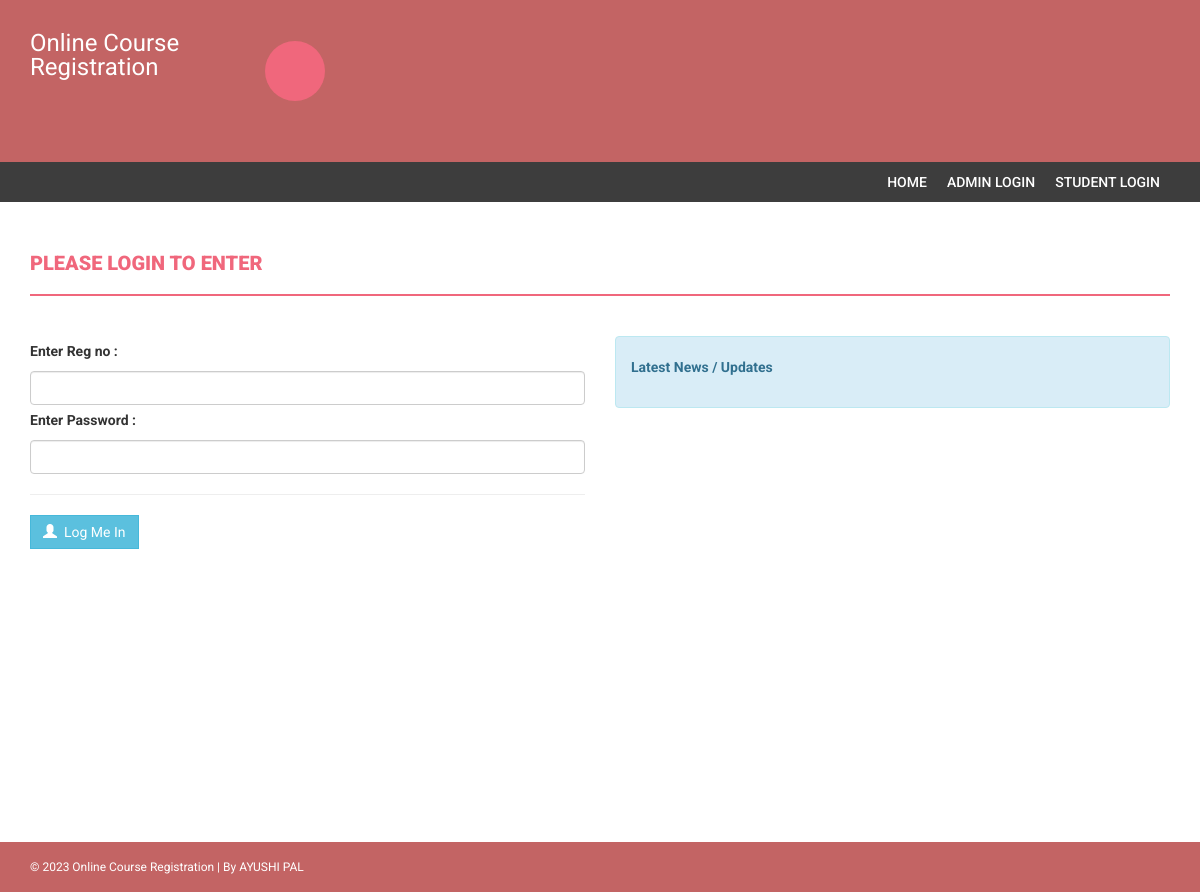
Before: /onlinecourse/index.php with the older database file.
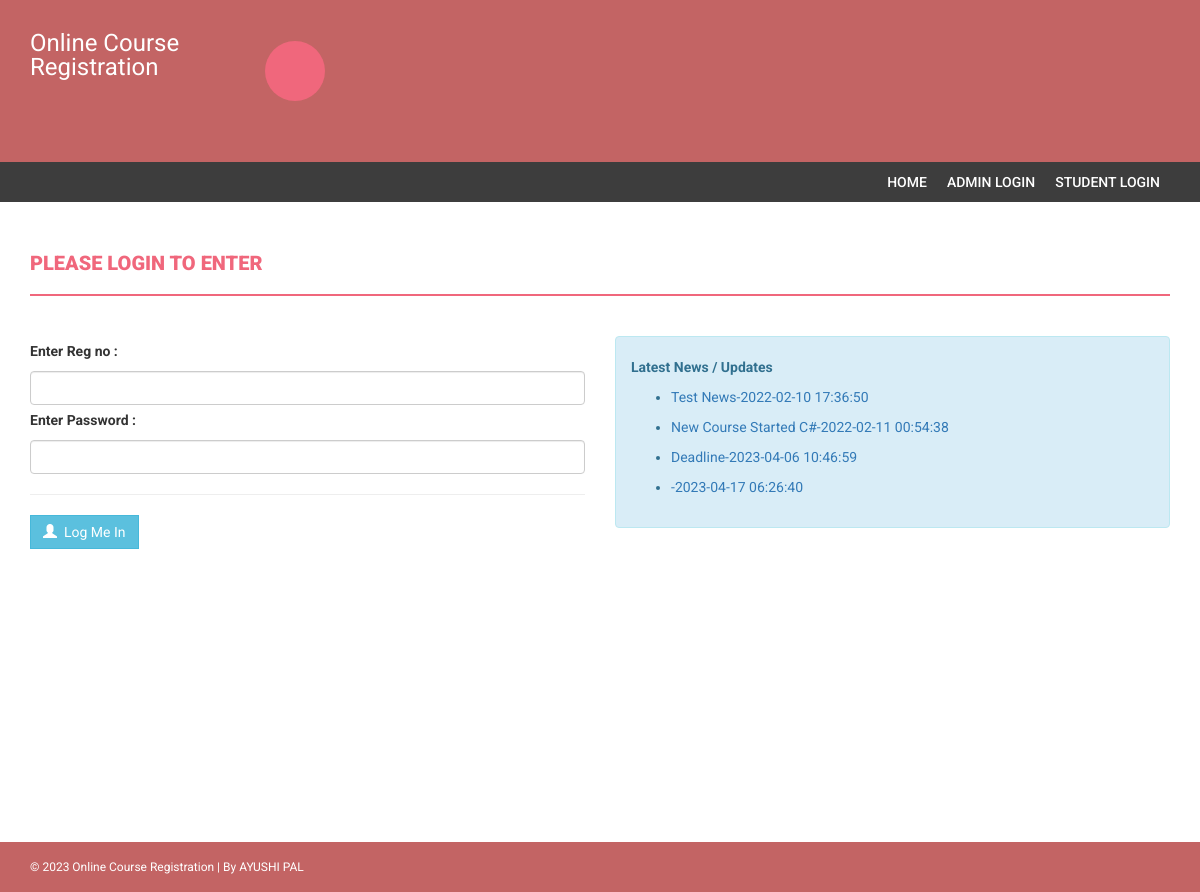
After: the same page with the newer database file.
### tables this page shows
CREATE TABLE `news` (
  `id` int(11) NOT NULL,
  `newstitle` varchar(255) DEFAULT NULL,
  `newsDescription` mediumtext DEFAULT NULL,
  `postingDate` timestamp NULL DEFAULT current_timestamp()
);

### onlinecourse/index.php (the view, shortened to what this page needs)
<!DOCTYPE html>
<html xmlns="http://www.w3.org/1999/xhtml">
<head>
    <link href="assets/css/bootstrap.css" rel="stylesheet" />
    <link href="assets/css/font-awesome.css" rel="stylesheet" />
    <link href="assets/css/style.css" rel="stylesheet" />
</head>
<body>
    <?php include('includes/header.php');?>
<section class="menu-section">
        <div class="container">
            <div class="row">
                <div class="col-md-12">
                    <div class="navbar-collapse collapse ">
                        <ul id="menu-top" class="nav navbar-nav navbar-right">
                             <li><a href="index.php">Home </a></li>
                             <li><a href="admin/">Admin Login </a></li>
                              <li><a href="index.php">Student Login</a></li>
                        </ul>
                    </div>
                </div>
            </div>
        </div>
    </section>
    <div class="content-wrapper">
        <div class="container">
            <div class="row">
                <div class="col-md-12">
                    <h4 class="page-head-line">Please Login To Enter </h4>
                </div>
            </div>
            <form name="admin" method="post">
            <div class="row">
                <div class="col-md-6">
                     <label>Enter Reg no : </label>
                        <input type="text" name="regno" class="form-control"  />
                        <label>Enter Password :  </label>
                        <input type="password" name="password" class="form-control"  />
                        <hr />
                        <button type="submit" name="submit" class="btn btn-info"><span class="glyphicon glyphicon-user"></span> &nbsp;Log Me In </button>&nbsp;
                </div>
                </form>
                <div class="col-md-6">
                    <div class="alert alert-info">
                         <strong> Latest News / Updates</strong>
                         <marquee direction='up'  scrollamount="2" onmouseover="this.stop();" onmouseout="this.start();">
                        <ul>
                            <?php
$sql=mysqli_query($con,"select * from news");
while($row=mysqli_fetch_array($sql))
{
?>
                            <li>
                              <a href="news-details.php?nid=<?php echo htmlentities($row['id']);?>"><?php echo htmlentities($row['newstitle']);?>-<?php echo htmlentities($row['postingDate']);?></a>
                            </li>
                           <?php } ?>
                        </ul>
                    </marquee>
                    </div>
                                    </div>
            </div>
        </div>
    <?php include('includes/footer.php');?>
</body>
</html>

### onlinecourse/includes/header.php (shortened to what this page needs)
<div class="navbar navbar-inverse set-radius-zero">
    <div class="container">
        <div class="navbar-header">
            <a class="navbar-brand" href="#" style="color:#fff; font-size:24px;4px; line-height:24px; ">
               Online Course Registration
            </a>
        </div>
        <div class="left-div">
            <i class="fa f login-icon" ></i>
    </div>
        </div>
    </div>

### onlinecourse/includes/footer.php
<footer>
        <div class="container">
            <div class="row">
                <div class="col-md-12">
                    &copy; <?php echo date('Y');?> Online Course Registration | By AYUSHI PAL</a>
                </div>
            </div>
        </div>
    </footer>

### onlinecourse/assets/css/style.css (style rules this page uses)
body { font-family: 'Roboto', sans-serif; line-height: 30px; }
.set-radius-zero { border-radius: 0px; -moz-border-radius: 0px; -webkit-border-radius: 0px; }
.content-wrapper { margin-top: 40px; min-height: 600px; padding-bottom: 60px; }
.page-head-line { font-weight: 900; padding-bottom: 20px; border-bottom: 2px solid #F0677C; text-transform: uppercase; color: #F0677C; font-size: 20px; margin-bottom: 40px; }
.btn { border-radius: 0px; -webkit-border-radius: 0px; -moz-border-radius: 0px; }
.login-icon { height: 60px; width: 60px; padding: 13px; border-radius: 50%; font-size: 30px; margin-bottom: 20px; color: #fff; text-align: center; cursor:pointer; background-color:#F0677C; -webkit-border-radius:50%; -moz-border-radius:50%; }
.left-div { padding-left: 30px; margin-top: 40px; margin-bottom: 30px; }
.navbar-brand { width: 250px; padding-top: 30px; }
.menu-section { background-color: #3D3D3D; }
#menu-top a { color: #FFF; text-decoration: none; font-weight: 500; padding: 10px 10px 10px 10px; text-transform: uppercase; }
.navbar-inverse { background-color: #C36464; border-color: transparent; }
.navbar { margin-bottom: 0px; }
footer { padding: 10px; color: #fff; font-size: 12px; background-color: #C36464; }

Changed rows visible on the page:
added news: newstitle "Test News", postingDate "2022-02-10 17:36:50"
added news: newstitle "New Course Started C#", postingDate "2022-02-11 00:54:38"
added news: newstitle "Deadline", postingDate "2023-04-06 10:46:59"
added news: postingDate "2023-04-17 06:26:40"
